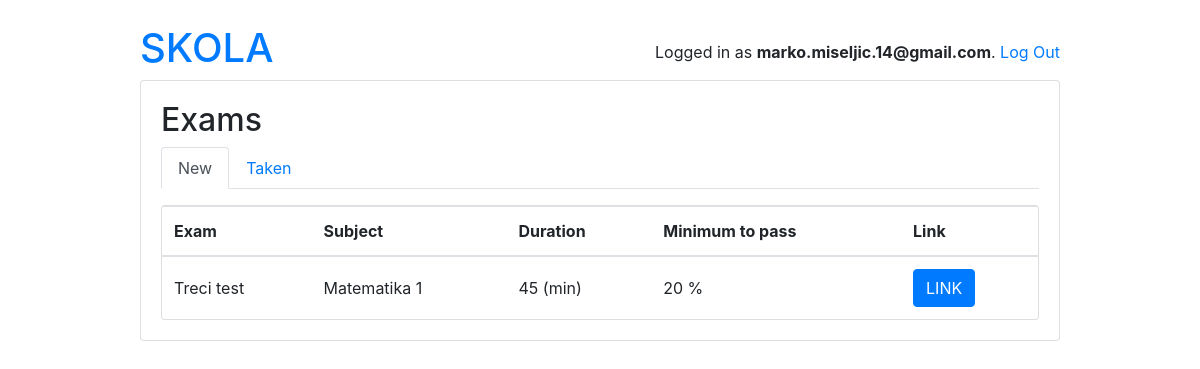
/students/ (signed in), run on an earlier commit of the app's database.
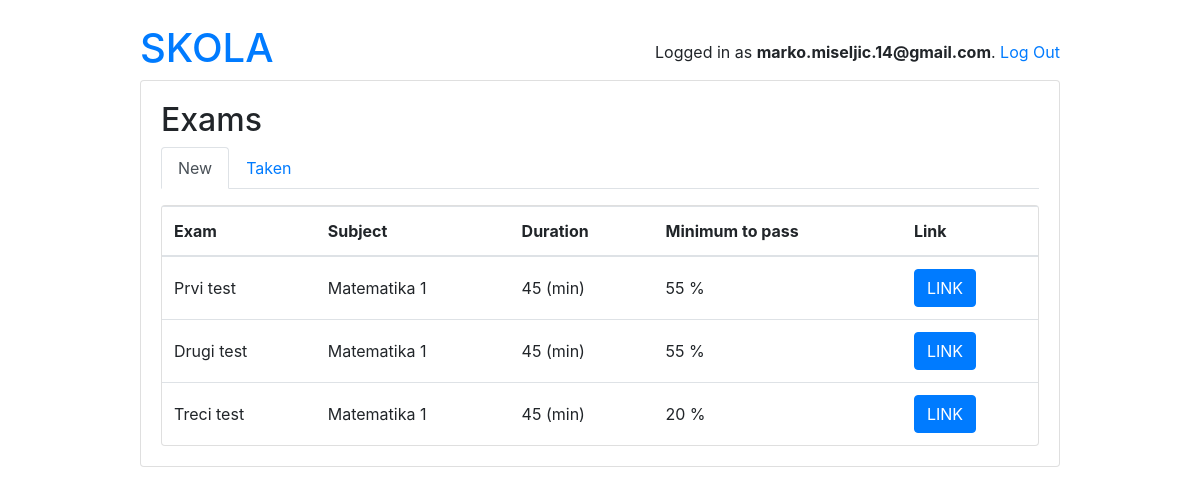
And on a later commit of the database.
### school/models.py (models this page shows, shortened)
class Exam(models.Model):
    type = models.CharField(max_length=100)
    active = models.BooleanField(default=False)
    duration = models.IntegerField()
    nuber_of_questions = models.IntegerField()
    required_score_to_pass = models.IntegerField(help_text="required score in %")
    subject  = models.ForeignKey(Subject, on_delete=models.CASCADE)
    owner = models.ForeignKey('account.User', on_delete=models.CASCADE, related_name='exams')

class Subject(models.Model):
    name = models.CharField(max_length=220)
    school = models.ManyToManyField(School)
    def __str__(self):
        return self.name

### account/views.py (the view)
# urls.py: path('',  ExamStudentListView.as_view(), name='exam_list'),
@method_decorator([login_required, student_required], name='dispatch')
class ExamStudentListView(ListView):
    model = Exam
    context_object_name = 'exams'
    template_name = 'students/exams.html'
    def get_queryset(self):
        queryset = Exam.objects.filter(active=True)
        return queryset

### templates/students/exams.html
{% extends '../base.html' %}
{% block content %}
<h2>Exams</h2>
{% include 'students/_header.html' with active='new' %}
<dvi class="card">
    <table class="table mb-0">
        <thead>
            <tr>
                <th>Exam</th>
                <th>Subject</th>
                <th>Duration</th>
                <th>Minimum to pass</th>
                <th>Link</th>
            </tr>
        </thead>
        <tbody>
            {% for exam in exams %}
                <tr>
                    <td class="align-middle">{{exam.type}}</td>
                    <td class="align-middle">{{exam.subject}}</td>
                    <td class="align-middle">{{exam.duration}} (min)</td>
                    <td class="align-middle">{{exam.required_score_to_pass}} %</td>
                    <td class="align-right"><a href="{% url 'students:take_exam' exam.pk %}" role="button" class="btn btn-primary">LINK</a></td>
                </tr>
            {% endfor %}
        </tbody>
    </table>
</div>
{% endblock content %}

What changed in the data, as far as the page shows it:
now on this page (row edited): Exam: type "Prvi test", subject "Matematika 1", duration "45", required_score_to_pass "55"
now on this page (row edited): Exam: type "Drugi test", subject "Matematika 1", duration "45", required_score_to_pass "55"
